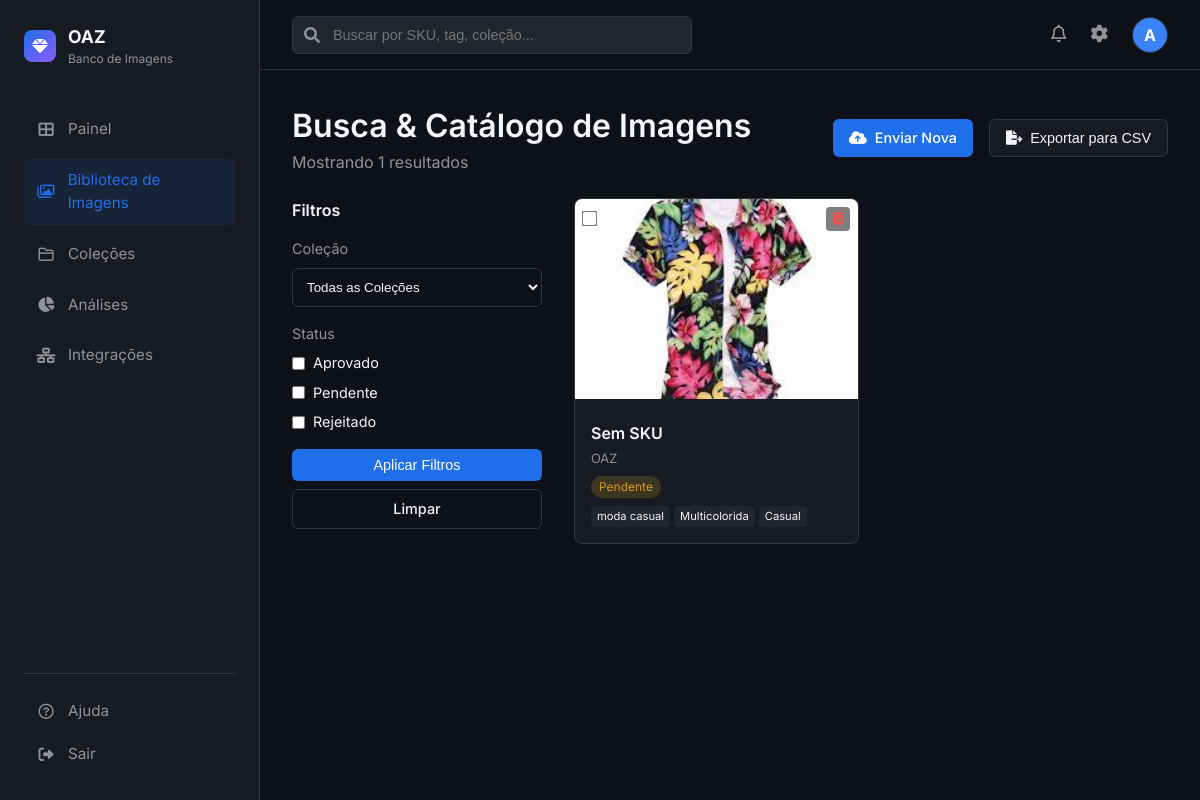
The page /catalog (signed in) on the database as committed earlier.
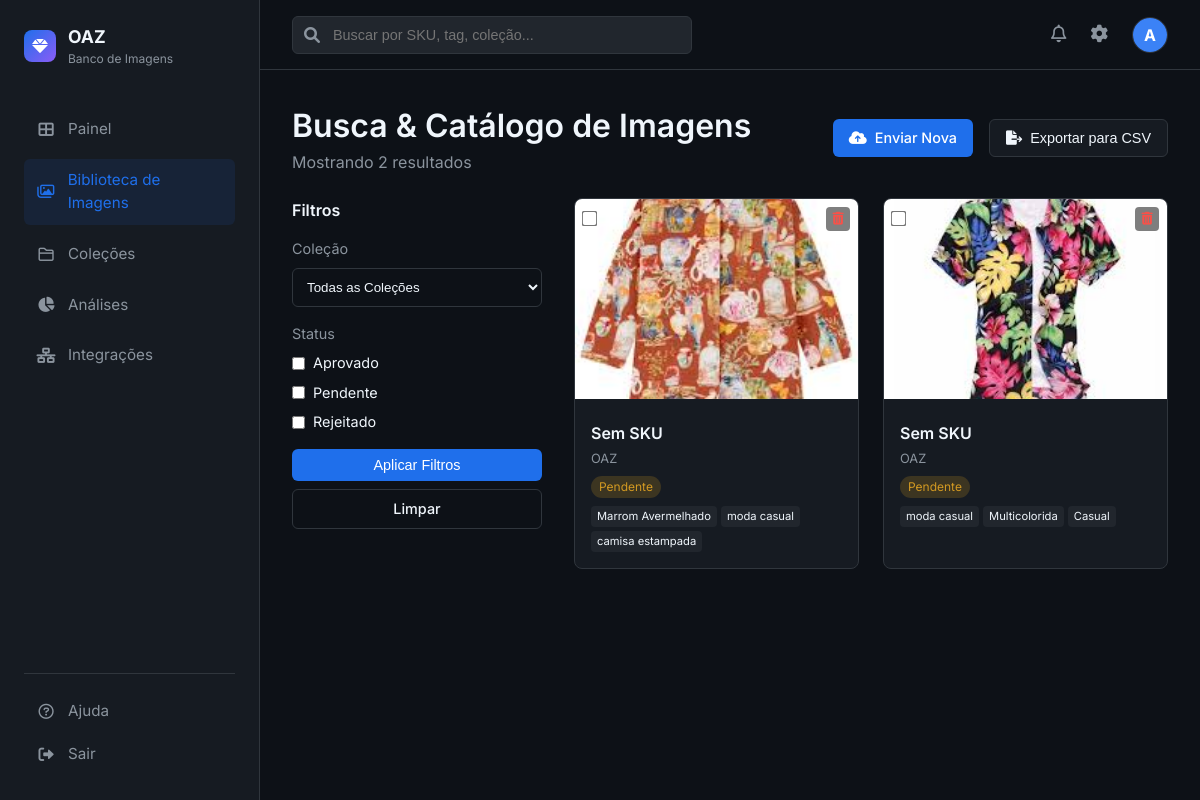
The same page on the database as committed later.
### app.py (models this page shows, shortened)
class User(UserMixin, db.Model):
    id = db.Column(db.Integer, primary_key=True)
    username = db.Column(db.String(80), unique=True, nullable=False)
    email = db.Column(db.String(120), unique=True, nullable=False)
    password_hash = db.Column(db.String(128))

class Image(db.Model):
    id = db.Column(db.Integer, primary_key=True)
    filename = db.Column(db.String(255), nullable=False)
    original_name = db.Column(db.String(255), nullable=False)
    description = db.Column(db.Text) # AI Generated description
    sku = db.Column(db.String(50))
    brand = db.Column(db.String(50))
    status = db.Column(db.String(20), default='Pending') # Pending, Approved, Rejected
    upload_date = db.Column(db.DateTime, default=datetime.utcnow)
    collection_id = db.Column(db.Integer, db.ForeignKey('collection.id'))
    uploader_id = db.Column(db.Integer, db.ForeignKey('user.id'))
    tags = db.Column(db.Text) # Stored as JSON string or comma-separated
    ai_item_type = db.Column(db.String(100))  # e.g., "Denim Jacket", "Midi Dress"
    ai_color = db.Column(db.String(50))        # e.g., "Blue", "Red"
    ai_material = db.Column(db.String(50))     # e.g., "Denim", "Cotton"
    ai_pattern = db.Column(db.String(50))      # e.g., "Striped", "Solid"
    ai_style = db.Column(db.String(50))        # e.g., "Casual", "Formal"

### app.py (the view)
@app.route('/catalog')
@login_required
def catalog():
    status_filter = request.args.getlist('status')
    collection_filter = request.args.get('collection_id')
    query = Image.query
    if status_filter:
        query = query.filter(Image.status.in_(status_filter))
    if collection_filter and collection_filter != 'all':
        query = query.filter_by(collection_id=collection_filter)
    images = query.order_by(Image.upload_date.desc()).all()
    collections = Collection.query.all()
    for img in images:
        if img.tags:
            try:
                img.tag_list = json.loads(img.tags)
            except:
                img.tag_list = []
        else:
            img.tag_list = []
    return render_template('images/catalog.html', images=images, collections=collections)

### app.py (called while the page is built)
@login_manager.user_loader
def load_user(user_id):
    return User.query.get(int(user_id))

### templates/images/catalog.html (shortened to what this page needs)
{% extends "base.html" %}
{% block content %}
<div style="display: flex; justify-content: space-between; align-items: center; margin-bottom: 1.5rem;">
    <div>
        <h1>Busca & Catálogo de Imagens</h1>
        <p style="color: var(--text-secondary);">Mostrando {{ images|length }} resultados</p>
    </div>
    <div style="display: flex; gap: 1rem;">
        <a href="{{ url_for('upload') }}" class="btn btn-primary">
            <i class="fas fa-cloud-upload-alt"></i> Enviar Nova
        </a>
        <button class="btn"
            style="background: var(--bg-secondary); border: 1px solid var(--border-color); color: var(--text-primary);">
            <i class="fas fa-file-export"></i> Exportar para CSV
        </button>
    </div>
</div>
<div style="display: flex; gap: 2rem;">
    <div style="width: 250px; flex-shrink: 0;">
        <form action="{{ url_for('catalog') }}" method="GET" style="margin-bottom: 1.5rem;">
            <h3 style="font-size: 1rem; margin-bottom: 1rem;">Filtros</h3>
            <div style="margin-bottom: 1rem;">
                <label
                    style="display: block; font-size: 0.9rem; margin-bottom: 0.5rem; color: var(--text-secondary);">Coleção</label>
                <select name="collection_id" class="form-control">
                    <option value="all">Todas as Coleções</option>
                </select>
            </div>
            <div style="margin-bottom: 1rem;">
                <label
                    style="display: block; font-size: 0.9rem; margin-bottom: 0.5rem; color: var(--text-secondary);">Status</label>
                <div style="display: flex; flex-direction: column; gap: 0.5rem;">
                    <label style="display: flex; align-items: center; gap: 8px; font-size: 0.9rem;">
                        <input type="checkbox" name="status" value="Aprovado" > Aprovado
                    </label>
                    <label style="display: flex; align-items: center; gap: 8px; font-size: 0.9rem;">
                        <input type="checkbox" name="status" value="Pendente" > Pendente
                    </label>
                    <label style="display: flex; align-items: center; gap: 8px; font-size: 0.9rem;">
                        <input type="checkbox" name="status" value="Rejeitado" > Rejeitado
                    </label>
                </div>
            </div>
            <button type="submit" class="btn btn-primary" style="width: 100%; justify-content: center;">Aplicar
                Filtros</button>
            <a href="{{ url_for('catalog') }}" class="btn"
                style="width: 100%; justify-content: center; margin-top: 0.5rem; border: 1px solid var(--border-color); color: var(--text-primary);">Limpar</a>
        </form>
    </div>
    <div style="flex: 1;">
        <div class="image-grid">
            {% for image in images %}
            <div class="image-card">
                <div style="position: relative;">
                    <a href="{{ url_for('image_detail', id=image.id) }}">
                        <img src="{{ url_for('static', filename='uploads/' + image.filename) }}" class="image-preview"
                            alt="{{ image.original_name }}">
                    </a>
                    <div style="position: absolute; top: 8px; left: 8px;">
                        <input type="checkbox" style="transform: scale(1.2);">
                    </div>
                    <div style="position: absolute; top: 8px; right: 8px;">
                        <form action="{{ url_for('delete_image', id=image.id) }}" method="POST"
                            onsubmit="return confirm('Deletar esta imagem?');">
                            <button type="submit"
                                style="background: rgba(0,0,0,0.5); border: none; color: #f85149; width: 24px; height: 24px; border-radius: 4px; cursor: pointer; display: flex; align-items: center; justify-content: center;">
                                <i class="fas fa-trash-alt" style="font-size: 0.8rem;"></i>
                            </button>
                        </form>
                    </div>
                </div>
                <div class="image-info">
                    <div class="image-title">{{ image.sku or 'Sem SKU' }}</div>
                    <div class="image-meta">{{ image.brand or 'Sem Marca' }}</div>
                    <div class="status-badge status-{{ image.status.lower() }}">
                        {{ image.status }}
                    </div>
                    <div style="margin-top: 0.5rem; display: flex; gap: 4px; flex-wrap: wrap;">
                        {% for tag in image.tag_list[:3] %}
                        <span
                            style="font-size: 0.7rem; background: var(--bg-tertiary); padding: 2px 6px; border-radius: 4px;">{{
                            tag }}</span>
                        {% endfor %}
                    </div>
                </div>
            </div>
            {% else %}
            <div style="grid-column: 1 / -1; text-align: center; padding: 4rem; color: var(--text-secondary);">
                <i class="far fa-images" style="font-size: 3rem; margin-bottom: 1rem;"></i>
                <p>Nenhuma imagem encontrada. Envie algumas imagens para começar.</p>
            </div>
            {% endfor %}
        </div>
    </div>
</div>
{% endblock %}

### templates/base.html (shortened to what this page needs)
<!DOCTYPE html>
<html lang="pt-BR">
<head>
    <link rel="stylesheet" href="{{ url_for('static', filename='css/style.css') }}">
    <link href="https://cdnjs.cloudflare.com/ajax/libs/font-awesome/6.0.0/css/all.min.css" rel="stylesheet">
</head>
<body>
    <div class="app-container">
        <aside class="sidebar">
            <div class="logo-area">
                <div class="logo-icon">
                    <i class="fas fa-gem"></i>
                </div>
                <div>
                    <div style="font-weight: 700; font-size: 1.1rem;">OAZ</div>
                    <div style="font-size: 0.75rem; color: var(--text-secondary);">Banco de Imagens</div>
                </div>
            </div>
            <nav class="nav-menu">
                <a href="{{ url_for('dashboard') }}"
                    class="nav-item {% if request.endpoint == 'dashboard' %}active{% endif %}">
                    <i class="fas fa-th-large"></i>
                    <span>Painel</span>
                </a>
                <a href="{{ url_for('catalog') }}"
                    class="nav-item {% if request.endpoint == 'catalog' %}active{% endif %}">
                    <i class="far fa-images"></i>
                    <span>Biblioteca de Imagens</span>
                </a>
                <a href="{{ url_for('collections') }}"
                    class="nav-item {% if request.endpoint == 'collections' %}active{% endif %}">
                    <i class="far fa-folder"></i>
                    <span>Coleções</span>
                </a>
                <a href="{{ url_for('analytics') }}"
                    class="nav-item {% if request.endpoint == 'analytics' %}active{% endif %}">
                    <i class="fas fa-chart-pie"></i>
                    <span>Análises</span>
                </a>
                <a href="{{ url_for('integrations') }}"
                    class="nav-item {% if request.endpoint == 'integrations' %}active{% endif %}">
                    <i class="fas fa-network-wired"></i>
                    <span>Integrações</span>
                </a>
            </nav>
            <div class="bottom-menu">
                <a href="#" class="nav-item">
                    <i class="far fa-question-circle"></i>
                    <span>Ajuda</span>
                </a>
                <a href="{{ url_for('logout') }}" class="nav-item">
                    <i class="fas fa-sign-out-alt"></i>
                    <span>Sair</span>
                </a>
            </div>
        </aside>
        <main class="main-content">
            <header class="top-header">
                <div class="search-bar">
                    <i class="fas fa-search"></i>
                    <input type="text" placeholder="Buscar por SKU, tag, coleção...">
                </div>
                <div class="header-actions">
                    <button class="icon-btn"><i class="far fa-bell"></i></button>
                    <a href="{{ url_for('settings') }}" class="icon-btn"><i class="fas fa-cog"></i></a>
                    <div class="user-profile">
                        <div
                            style="width:100%; height:100%; background:#3b82f6; display:flex; align-items:center; justify-content:center; color:white; font-weight:bold;">
                            {{ current_user.username[0].upper() }}
                        </div>
                    </div>
                </div>
            </header>
            <div class="content-scroll">
                {% block content %}{% endblock %}
            </div>
        </main>
    </div>
</body>
</html>

### static/css/style.css (style rules this page uses)
:root { --bg-primary: #0d1117; --bg-secondary: #161b22; --bg-tertiary: #21262d; --text-primary: #f0f6fc; --text-secondary: #8b949e; --accent-primary: #238636; --accent-blue: #1f6feb; --border-color: #30363d; --card-bg: #161b22; --hover-bg: #21262d; --font-main: 'Inter', -apple-system, BlinkMacSystemFont, sans-serif; }
* { box-sizing: border-box; margin: 0; padding: 0; }
body { font-family: var(--font-main); background-color: var(--bg-primary); color: var(--text-primary); line-height: 1.5; height: 100vh; display: flex; overflow: hidden; }
h1, h2, h3, h4, h5, h6 { color: var(--text-primary); font-weight: 600; }
a { text-decoration: none; color: var(--accent-blue); }
.app-container { display: flex; width: 100%; height: 100%; }
.sidebar { width: 260px; background-color: var(--bg-secondary); border-right: 1px solid var(--border-color); display: flex; flex-direction: column; padding: 1.5rem; flex-shrink: 0; }
.logo-area { display: flex; align-items: center; gap: 12px; margin-bottom: 2.5rem; }
.logo-icon { width: 32px; height: 32px; background: linear-gradient(135deg, #1f6feb, #8b5cf6); border-radius: 8px; display: flex; align-items: center; justify-content: center; font-weight: bold; color: white; }
.nav-menu { display: flex; flex-direction: column; gap: 0.5rem; flex: 1; }
.nav-item { display: flex; align-items: center; gap: 12px; padding: 10px 12px; border-radius: 6px; color: var(--text-secondary); transition: all 0.2s ease; font-size: 0.95rem; }
.nav-item:hover, .nav-item.active { background-color: rgba(31, 111, 235, 0.1); color: var(--accent-blue); }
.nav-item i { width: 20px; text-align: center; }
.bottom-menu { margin-top: auto; border-top: 1px solid var(--border-color); padding-top: 1rem; }
.main-content { flex: 1; display: flex; flex-direction: column; overflow: hidden; background-color: var(--bg-primary); }
.top-header { height: 70px; border-bottom: 1px solid var(--border-color); display: flex; align-items: center; justify-content: space-between; padding: 0 2rem; background-color: var(--bg-primary); }
.search-bar { position: relative; width: 400px; }
.search-bar input { width: 100%; background-color: var(--bg-tertiary); border: 1px solid var(--border-color); padding: 10px 16px 10px 40px; border-radius: 6px; color: var(--text-primary); font-size: 0.9rem; }
.search-bar i { position: absolute; left: 12px; top: 50%; transform: translateY(-50%); color: var(--text-secondary); }
.header-actions { display: flex; align-items: center; gap: 1.5rem; }
.icon-btn { background: none; border: none; color: var(--text-secondary); cursor: pointer; font-size: 1.1rem; }
.user-profile { width: 36px; height: 36px; border-radius: 50%; background-color: var(--bg-tertiary); border: 1px solid var(--border-color); overflow: hidden; }
.content-scroll { flex: 1; overflow-y: auto; padding: 2rem; }
.btn { padding: 8px 16px; border-radius: 6px; font-size: 0.9rem; font-weight: 500; cursor: pointer; border: none; transition: all 0.2s; display: inline-flex; align-items: center; gap: 8px; }
.btn-primary { background-color: var(--accent-blue); color: white; }
.form-control { width: 100%; padding: 10px; background-color: var(--bg-primary); border: 1px solid var(--border-color); border-radius: 6px; color: var(--text-primary); }
.image-grid { display: grid; grid-template-columns: repeat(auto-fill, minmax(200px, 1fr)); gap: 1.5rem; }
.image-card { background-color: var(--card-bg); border: 1px solid var(--border-color); border-radius: 8px; overflow: hidden; transition: transform 0.2s; }
.image-preview { height: 200px; width: 100%; object-fit: cover; background-color: var(--bg-tertiary); }
.image-info { padding: 1rem; }
.image-title { font-weight: 600; margin-bottom: 0.25rem; white-space: nowrap; overflow: hidden; text-overflow: ellipsis; }
.image-meta { font-size: 0.8rem; color: var(--text-secondary); }
.status-badge { display: inline-block; padding: 2px 8px; border-radius: 12px; font-size: 0.75rem; margin-top: 0.5rem; }
.status-pendente { background-color: rgba(210, 153, 34, 0.2); color: #d29922; }

Rows that differ between the two databases and show on the page:
added Image: filename (picture), sku "Sem SKU", brand "OAZ", status "Pendente", 3 "Marrom Avermelhado" "moda casual" "camisa estampada"
Other text that changed with them:
{{ images|length }}: "1" → "2"
